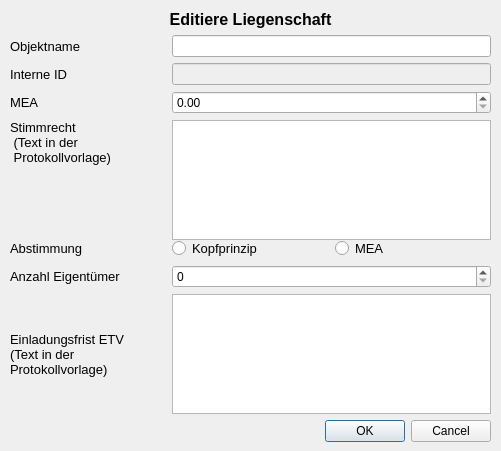
<?xml version="1.0" encoding="UTF-8"?>
<ui version="4.0">
 <class>PropertySettings</class>
 <widget class="QDialog" name="PropertySettings">
  <property name="geometry">
   <rect>
    <x>0</x>
    <y>0</y>
    <width>501</width>
    <height>451</height>
   </rect>
  </property>
  <property name="windowTitle">
   <string>Dialog</string>
  </property>
  <widget class="QWidget" name="gridLayoutWidget">
   <property name="geometry">
    <rect>
     <x>10</x>
     <y>10</y>
     <width>481</width>
     <height>432</height>
    </rect>
   </property>
   <layout class="QGridLayout" name="gridLayout">
    <item row="5" column="2">
     <widget class="QRadioButton" name="radioButtonMea">
      <property name="font">
       <font>
        <pointsize>10</pointsize>
       </font>
      </property>
      <property name="text">
       <string>MEA</string>
      </property>
     </widget>
    </item>
    <item row="9" column="0" colspan="3">
     <widget class="QDialogButtonBox" name="buttonBox">
      <property name="orientation">
       <enum>Qt::Horizontal</enum>
      </property>
      <property name="standardButtons">
       <set>QDialogButtonBox::Cancel|QDialogButtonBox::Ok</set>
      </property>
     </widget>
    </item>
    <item row="4" column="0">
     <widget class="QLabel" name="label_2">
      <property name="font">
       <font>
        <pointsize>10</pointsize>
       </font>
      </property>
      <property name="text">
       <string>Stimmrecht
 (Text in der
 Protokollvorlage)</string>
      </property>
      <property name="alignment">
       <set>Qt::AlignLeading|Qt::AlignLeft|Qt::AlignTop</set>
      </property>
     </widget>
    </item>
    <item row="1" column="0">
     <widget class="QLabel" name="label_4">
      <property name="font">
       <font>
        <pointsize>10</pointsize>
       </font>
      </property>
      <property name="text">
       <string>Objektname</string>
      </property>
     </widget>
    </item>
    <item row="0" column="0" colspan="3">
     <widget class="QLabel" name="label_6">
      <property name="font">
       <font>
        <pointsize>12</pointsize>
        <weight>75</weight>
        <bold>true</bold>
       </font>
      </property>
      <property name="text">
       <string>Editiere Liegenschaft</string>
      </property>
      <property name="alignment">
       <set>Qt::AlignCenter</set>
      </property>
     </widget>
    </item>
    <item row="6" column="0">
     <widget class="QLabel" name="label_3">
      <property name="font">
       <font>
        <pointsize>10</pointsize>
       </font>
      </property>
      <property name="text">
       <string>Anzahl Eigentümer</string>
      </property>
     </widget>
    </item>
    <item row="2" column="0">
     <widget class="QLabel" name="label_5">
      <property name="font">
       <font>
        <pointsize>10</pointsize>
       </font>
      </property>
      <property name="text">
       <string>Interne ID</string>
      </property>
     </widget>
    </item>
    <item row="7" column="0" rowspan="2">
     <widget class="QLabel" name="label_7">
      <property name="font">
       <font>
        <pointsize>10</pointsize>
       </font>
      </property>
      <property name="text">
       <string>Einladungsfrist ETV
(Text in der
Protokollvorlage)</string>
      </property>
     </widget>
    </item>
    <item row="3" column="0">
     <widget class="QLabel" name="label">
      <property name="font">
       <font>
        <pointsize>10</pointsize>
       </font>
      </property>
      <property name="text">
       <string>MEA</string>
      </property>
     </widget>
    </item>
    <item row="4" column="1" colspan="2">
     <widget class="QTextEdit" name="votingType">
      <property name="minimumSize">
       <size>
        <width>0</width>
        <height>120</height>
       </size>
      </property>
      <property name="maximumSize">
       <size>
        <width>16777215</width>
        <height>120</height>
       </size>
      </property>
      <property name="acceptRichText">
       <bool>false</bool>
      </property>
     </widget>
    </item>
    <item row="5" column="1">
     <widget class="QRadioButton" name="radioButtonHead">
      <property name="font">
       <font>
        <pointsize>10</pointsize>
       </font>
      </property>
      <property name="text">
       <string>Kopfprinzip</string>
      </property>
     </widget>
    </item>
    <item row="3" column="1" colspan="2">
     <widget class="QDoubleSpinBox" name="mea">
      <property name="maximum">
       <double>99999.990000000005239</double>
      </property>
     </widget>
    </item>
    <item row="2" column="1" colspan="2">
     <widget class="QLineEdit" name="propertyId">
      <property name="enabled">
       <bool>false</bool>
      </property>
      <property name="readOnly">
       <bool>true</bool>
      </property>
     </widget>
    </item>
    <item row="1" column="1" colspan="2">
     <widget class="QLineEdit" name="propertyName"/>
    </item>
    <item row="6" column="1" colspan="2">
     <widget class="QSpinBox" name="ownerQuantity">
      <property name="maximum">
       <number>999</number>
      </property>
     </widget>
    </item>
    <item row="7" column="1" rowspan="2" colspan="2">
     <widget class="QTextEdit" name="deadline">
      <property name="minimumSize">
       <size>
        <width>0</width>
        <height>120</height>
       </size>
      </property>
      <property name="maximumSize">
       <size>
        <width>16777215</width>
        <height>120</height>
       </size>
      </property>
      <property name="acceptRichText">
       <bool>false</bool>
      </property>
     </widget>
    </item>
    <item row="5" column="0">
     <widget class="QLabel" name="label_8">
      <property name="font">
       <font>
        <pointsize>10</pointsize>
       </font>
      </property>
      <property name="text">
       <string>Abstimmung</string>
      </property>
     </widget>
    </item>
   </layout>
  </widget>
 </widget>
 <resources/>
 <connections>
  <connection>
   <sender>buttonBox</sender>
   <signal>accepted()</signal>
   <receiver>PropertySettings</receiver>
   <slot>accept()</slot>
   <hints>
    <hint type="sourcelabel">
     <x>248</x>
     <y>254</y>
    </hint>
    <hint type="destinationlabel">
     <x>157</x>
     <y>274</y>
    </hint>
   </hints>
  </connection>
  <connection>
   <sender>buttonBox</sender>
   <signal>rejected()</signal>
   <receiver>PropertySettings</receiver>
   <slot>reject()</slot>
   <hints>
    <hint type="sourcelabel">
     <x>316</x>
     <y>260</y>
    </hint>
    <hint type="destinationlabel">
     <x>286</x>
     <y>274</y>
    </hint>
   </hints>
  </connection>
 </connections>
</ui>
